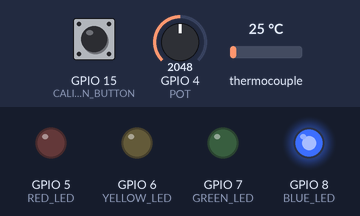
The program below on a simulated ESP32-S3. Shown: output pins drawn as LEDs (lit = HIGH). The test bench sets the inputs (shaded band); at power-on: GPIO 4 (POT) = 2048, GPIO 15 (CALIBRATION_BUTTON) HIGH, thermocouple 25 °C.

Above: at 0.1 s.
At 0.7 s:
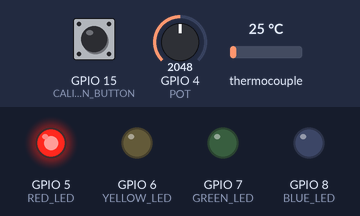
At 1.3 s:
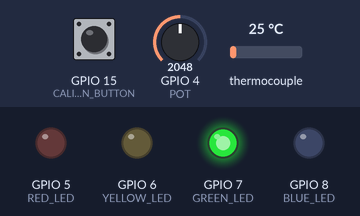
Timing chart, 0 to 2.8 s (numbered marks = the images above):
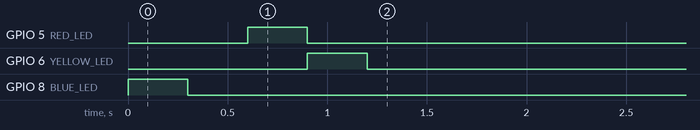

The program:

main.cpp
```cpp
#include <Arduino.h>
#include <max6675.h>
#include <esp_now.h>
#include <WiFi.h>

#define GY_RX 17
#define GY_TX 18

#define POT 4

#define RED_LED 5
#define YELLOW_LED 6
#define GREEN_LED 7
#define BLUE_LED 8

#define MAX_CS 10
#define MAX_SCK 12
#define MAX_SO 13

#define CALIBRATION_BUTTON 15

MAX6675 thermocouple(MAX_SCK, MAX_CS, MAX_SO);

unsigned long lastTempRead = 0;
const unsigned long tempReadInterval = 500;

unsigned long lastVibWindow = 0;
const unsigned long vibWindow = 1000;

unsigned long lastSend = 0;
const unsigned long sendInterval = 1000;

float pitch = 0, roll = 0, yaw = 0;

struct SensorData
{
  float temperature;
  float vibration;
  float threshold;
  bool alarm;
};

float vibMin = 999, vibMax = -999;
float vibration = 0;
float vibNormal = 0;

float temp = 0;

uint8_t gatewayMAC[] = {0xFF, 0xFF, 0xFF, 0xFF, 0xFF, 0xFF};

void setup()
{
  Serial.begin(115200);

  pinMode(RED_LED, OUTPUT);
  pinMode(YELLOW_LED, OUTPUT);
  pinMode(GREEN_LED, OUTPUT);
  pinMode(BLUE_LED, OUTPUT);

  pinMode(CALIBRATION_BUTTON, INPUT_PULLUP);

  Serial2.begin(115200, SERIAL_8N1, GY_TX, GY_RX);

  WiFi.mode(WIFI_STA);
  if (esp_now_init() != ESP_OK)
  {
    Serial.println("Error initializing ESP-NOW");
    return;
  }

  esp_now_peer_info_t peerInfo;
  memcpy(peerInfo.peer_addr, gatewayMAC, 6);
  peerInfo.channel = 0;
  peerInfo.encrypt = false;
  if (esp_now_add_peer(&peerInfo) != ESP_OK)
  {
    Serial.println("Failed to add peer");
    return;
  }

  digitalWrite(BLUE_LED, HIGH);
  delay(300);
  digitalWrite(BLUE_LED, LOW);

  delay(300);
  digitalWrite(RED_LED, HIGH);
  delay(300);
  digitalWrite(RED_LED, LOW);

  digitalWrite(YELLOW_LED, HIGH);
  delay(300);
  digitalWrite(YELLOW_LED, LOW);

  digitalWrite(GREEN_LED, HIGH);
  delay(300);
  digitalWrite(GREEN_LED, LOW);
}

void loop()
{
  if (millis() - lastTempRead >= tempReadInterval)
  {
    lastTempRead = millis();

    temp = thermocouple.readCelsius();

    digitalWrite(BLUE_LED, LOW);
    digitalWrite(RED_LED, LOW);
    digitalWrite(YELLOW_LED, LOW);
    digitalWrite(GREEN_LED, LOW);

    if (temp <= 15)
    {
      digitalWrite(BLUE_LED, HIGH);
    }
    else if (temp > 15 && temp <= 45)
    {
      digitalWrite(GREEN_LED, HIGH);
    }
    else if (temp > 45 && temp <= 60)
    {
      digitalWrite(YELLOW_LED, HIGH);
    }
    else if (temp > 60)
    {
      digitalWrite(RED_LED, HIGH);
    }
  }

  int raw = analogRead(POT);
  int threshold = map(raw, 0, 4095, 0, 100);

  if (Serial2.available() >= 8)
  {
    if (Serial2.read() == 0xAA)
    {
      byte datos[7];
      Serial2.readBytes(datos, 7);
      if (datos[6] == 0x55)
      {
        pitch = (int16_t)(datos[0] << 8 | datos[1]) / 100.0;
        roll = (int16_t)(datos[2] << 8 | datos[3]) / 100.0;
        yaw = (int16_t)(datos[4] << 8 | datos[5]) / 100.0;
        if (pitch > vibMax)
          vibMax = pitch;
        if (pitch < vibMin)
          vibMin = pitch;
      }
    }
  }

  if (millis() - lastVibWindow >= vibWindow)
  {
    lastVibWindow = millis();
    vibration = vibMax - vibMin;
    vibMin = 999;
    vibMax = -999;
  }

  if (digitalRead(CALIBRATION_BUTTON) == LOW)
  {
    vibNormal = vibration;
  }

  bool alarm = ((vibration - vibNormal) > threshold) || (temp > 57);

  if (millis() - lastSend >= sendInterval)
  {
    lastSend = millis();

    SensorData data;
    data.temperature = temp;
    data.vibration = vibration;
    data.threshold = threshold;
    data.alarm = alarm;

    esp_now_send(gatewayMAC, (uint8_t *)&data, sizeof(data));
  }
}
```
